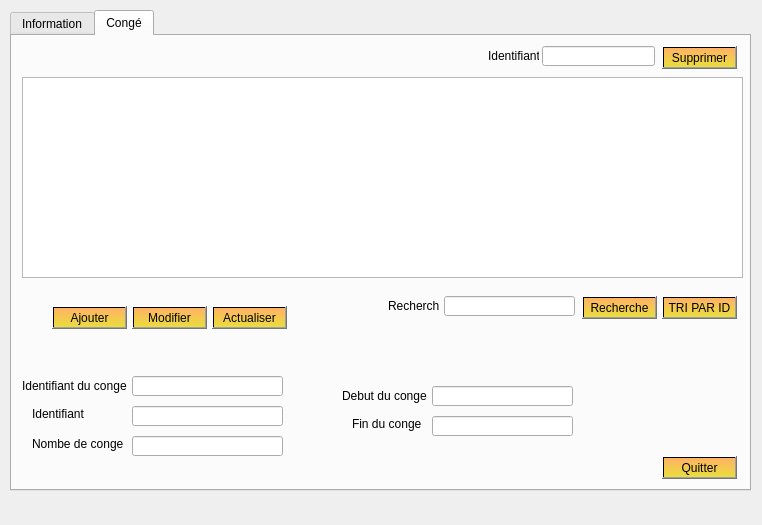
<?xml version="1.0" encoding="UTF-8"?>
<ui version="4.0">
 <class>personnel</class>
 <widget class="QWidget" name="personnel">
  <property name="geometry">
   <rect>
    <x>0</x>
    <y>0</y>
    <width>762</width>
    <height>525</height>
   </rect>
  </property>
  <property name="windowTitle">
   <string>Form</string>
  </property>
  <widget class="QTabWidget" name="tabWidget">
   <property name="geometry">
    <rect>
     <x>10</x>
     <y>10</y>
     <width>741</width>
     <height>481</height>
    </rect>
   </property>
   <property name="styleSheet">
    <string notr="true">font: 8pt &quot;MV Boli&quot;;</string>
   </property>
   <property name="currentIndex">
    <number>1</number>
   </property>
   <widget class="QWidget" name="tab">
    <attribute name="title">
     <string>Information</string>
    </attribute>
    <widget class="QTableView" name="tabinformation">
     <property name="geometry">
      <rect>
       <x>10</x>
       <y>40</y>
       <width>721</width>
       <height>191</height>
      </rect>
     </property>
    </widget>
    <widget class="QPushButton" name="pushButton_supprimer">
     <property name="geometry">
      <rect>
       <x>630</x>
       <y>10</y>
       <width>75</width>
       <height>23</height>
      </rect>
     </property>
     <property name="styleSheet">
      <string notr="true">background-color: qlineargradient(spread:pad, x1:0, y1:0, x2:0, y2:1, stop:0 rgba(255, 178, 102, 255), stop:0.974874 rgba(235, 220, 61, 255), stop:0.98 rgba(0, 0, 0, 255), stop:1 rgba(0, 0, 0, 0));font: 8pt &quot;MV Boli&quot;;</string>
     </property>
     <property name="text">
      <string>Supprimer</string>
     </property>
    </widget>
    <widget class="QLineEdit" name="lineEdit_supprimer">
     <property name="geometry">
      <rect>
       <x>510</x>
       <y>10</y>
       <width>113</width>
       <height>20</height>
      </rect>
     </property>
    </widget>
    <widget class="QLabel" name="label">
     <property name="geometry">
      <rect>
       <x>440</x>
       <y>10</y>
       <width>81</width>
       <height>20</height>
      </rect>
     </property>
     <property name="styleSheet">
      <string notr="true">font: 8pt &quot;MV Boli&quot;;</string>
     </property>
     <property name="text">
      <string>Identifiant :</string>
     </property>
    </widget>
    <widget class="QPushButton" name="pushButton_ajouter">
     <property name="geometry">
      <rect>
       <x>40</x>
       <y>260</y>
       <width>75</width>
       <height>23</height>
      </rect>
     </property>
     <property name="styleSheet">
      <string notr="true">background-color: qlineargradient(spread:pad, x1:0, y1:0, x2:0, y2:1, stop:0 rgba(255, 178, 102, 255), stop:0.974874 rgba(235, 220, 61, 255), stop:0.98 rgba(0, 0, 0, 255), stop:1 rgba(0, 0, 0, 0));
font: 8pt &quot;MV Boli&quot;;</string>
     </property>
     <property name="text">
      <string>Ajouter</string>
     </property>
    </widget>
    <widget class="QPushButton" name="pushButton_modifier">
     <property name="geometry">
      <rect>
       <x>130</x>
       <y>260</y>
       <width>75</width>
       <height>23</height>
      </rect>
     </property>
     <property name="styleSheet">
      <string notr="true">background-color: qlineargradient(spread:pad, x1:0, y1:0, x2:0, y2:1, stop:0 rgba(255, 178, 102, 255), stop:0.974874 rgba(235, 220, 61, 255), stop:0.98 rgba(0, 0, 0, 255), stop:1 rgba(0, 0, 0, 0));font: 8pt &quot;MV Boli&quot;;</string>
     </property>
     <property name="text">
      <string>Modifier</string>
     </property>
    </widget>
    <widget class="QLineEdit" name="lineEdit_id">
     <property name="geometry">
      <rect>
       <x>110</x>
       <y>300</y>
       <width>151</width>
       <height>20</height>
      </rect>
     </property>
    </widget>
    <widget class="QLineEdit" name="lineEdit_nom">
     <property name="geometry">
      <rect>
       <x>110</x>
       <y>330</y>
       <width>151</width>
       <height>20</height>
      </rect>
     </property>
    </widget>
    <widget class="QLineEdit" name="lineEdit_prenom">
     <property name="geometry">
      <rect>
       <x>110</x>
       <y>360</y>
       <width>151</width>
       <height>20</height>
      </rect>
     </property>
    </widget>
    <widget class="QLabel" name="label_2">
     <property name="geometry">
      <rect>
       <x>60</x>
       <y>390</y>
       <width>47</width>
       <height>21</height>
      </rect>
     </property>
     <property name="styleSheet">
      <string notr="true">font: 8pt &quot;MV Boli&quot;;</string>
     </property>
     <property name="text">
      <string>Sexe</string>
     </property>
    </widget>
    <widget class="QLabel" name="label_3">
     <property name="geometry">
      <rect>
       <x>50</x>
       <y>300</y>
       <width>51</width>
       <height>20</height>
      </rect>
     </property>
     <property name="styleSheet">
      <string notr="true">font: 8pt &quot;MV Boli&quot;;</string>
     </property>
     <property name="text">
      <string>Identifiant</string>
     </property>
    </widget>
    <widget class="QLabel" name="label_4">
     <property name="geometry">
      <rect>
       <x>60</x>
       <y>330</y>
       <width>41</width>
       <height>20</height>
      </rect>
     </property>
     <property name="styleSheet">
      <string notr="true">font: 8pt &quot;MV Boli&quot;;</string>
     </property>
     <property name="text">
      <string>Nom</string>
     </property>
    </widget>
    <widget class="QLabel" name="label_5">
     <property name="geometry">
      <rect>
       <x>60</x>
       <y>360</y>
       <width>51</width>
       <height>21</height>
      </rect>
     </property>
     <property name="styleSheet">
      <string notr="true">font: 8pt &quot;MV Boli&quot;;</string>
     </property>
     <property name="text">
      <string>Prenom</string>
     </property>
    </widget>
    <widget class="QLineEdit" name="lineEdit_etat">
     <property name="geometry">
      <rect>
       <x>340</x>
       <y>300</y>
       <width>151</width>
       <height>20</height>
      </rect>
     </property>
    </widget>
    <widget class="QLineEdit" name="lineEdit_adresse">
     <property name="geometry">
      <rect>
       <x>340</x>
       <y>330</y>
       <width>151</width>
       <height>20</height>
      </rect>
     </property>
    </widget>
    <widget class="QLineEdit" name="lineEdit_departement">
     <property name="geometry">
      <rect>
       <x>340</x>
       <y>360</y>
       <width>151</width>
       <height>20</height>
      </rect>
     </property>
    </widget>
    <widget class="QLineEdit" name="lineEdit_salaire">
     <property name="geometry">
      <rect>
       <x>570</x>
       <y>300</y>
       <width>151</width>
       <height>20</height>
      </rect>
     </property>
    </widget>
    <widget class="QLineEdit" name="lineEdit_commision">
     <property name="geometry">
      <rect>
       <x>570</x>
       <y>330</y>
       <width>151</width>
       <height>20</height>
      </rect>
     </property>
    </widget>
    <widget class="QLabel" name="label_6">
     <property name="geometry">
      <rect>
       <x>270</x>
       <y>300</y>
       <width>47</width>
       <height>13</height>
      </rect>
     </property>
     <property name="styleSheet">
      <string notr="true">font: 8pt &quot;MV Boli&quot;;</string>
     </property>
     <property name="text">
      <string>Etat</string>
     </property>
    </widget>
    <widget class="QLabel" name="label_7">
     <property name="geometry">
      <rect>
       <x>270</x>
       <y>330</y>
       <width>47</width>
       <height>13</height>
      </rect>
     </property>
     <property name="styleSheet">
      <string notr="true">font: 8pt &quot;MV Boli&quot;;</string>
     </property>
     <property name="text">
      <string>Adresse</string>
     </property>
    </widget>
    <widget class="QLabel" name="label_8">
     <property name="geometry">
      <rect>
       <x>270</x>
       <y>360</y>
       <width>71</width>
       <height>20</height>
      </rect>
     </property>
     <property name="styleSheet">
      <string notr="true">font: 8pt &quot;MV Boli&quot;;</string>
     </property>
     <property name="text">
      <string>Departement</string>
     </property>
    </widget>
    <widget class="QLabel" name="label_9">
     <property name="geometry">
      <rect>
       <x>510</x>
       <y>300</y>
       <width>47</width>
       <height>13</height>
      </rect>
     </property>
     <property name="styleSheet">
      <string notr="true">font: 8pt &quot;MV Boli&quot;;</string>
     </property>
     <property name="text">
      <string>Salaire</string>
     </property>
    </widget>
    <widget class="QLabel" name="label_10">
     <property name="geometry">
      <rect>
       <x>510</x>
       <y>330</y>
       <width>61</width>
       <height>20</height>
      </rect>
     </property>
     <property name="styleSheet">
      <string notr="true">font: 8pt &quot;MV Boli&quot;;</string>
     </property>
     <property name="text">
      <string>Commision</string>
     </property>
    </widget>
    <widget class="QLabel" name="label_11">
     <property name="geometry">
      <rect>
       <x>510</x>
       <y>360</y>
       <width>141</width>
       <height>20</height>
      </rect>
     </property>
     <property name="styleSheet">
      <string notr="true">font: 8pt &quot;MV Boli&quot;;</string>
     </property>
     <property name="text">
      <string>Nombre de presence</string>
     </property>
    </widget>
    <widget class="QLabel" name="label_12">
     <property name="geometry">
      <rect>
       <x>520</x>
       <y>380</y>
       <width>101</width>
       <height>16</height>
      </rect>
     </property>
     <property name="styleSheet">
      <string notr="true">font: 8pt &quot;MV Boli&quot;;</string>
     </property>
     <property name="text">
      <string>Nombre d'absence</string>
     </property>
    </widget>
    <widget class="QLineEdit" name="lineEdit_nbr_prs">
     <property name="geometry">
      <rect>
       <x>620</x>
       <y>360</y>
       <width>31</width>
       <height>20</height>
      </rect>
     </property>
    </widget>
    <widget class="QLineEdit" name="lineEdit_nbr_abs">
     <property name="geometry">
      <rect>
       <x>620</x>
       <y>380</y>
       <width>31</width>
       <height>20</height>
      </rect>
     </property>
    </widget>
    <widget class="QLineEdit" name="lineEdit_sexe">
     <property name="geometry">
      <rect>
       <x>110</x>
       <y>390</y>
       <width>151</width>
       <height>20</height>
      </rect>
     </property>
    </widget>
    <widget class="QPushButton" name="pushButton_recherche">
     <property name="geometry">
      <rect>
       <x>560</x>
       <y>240</y>
       <width>75</width>
       <height>23</height>
      </rect>
     </property>
     <property name="styleSheet">
      <string notr="true">background-color: qlineargradient(spread:pad, x1:0, y1:0, x2:0, y2:1, stop:0 rgba(255, 178, 102, 255), stop:0.974874 rgba(235, 220, 61, 255), stop:0.98 rgba(0, 0, 0, 255), stop:1 rgba(0, 0, 0, 0));font: 8pt &quot;MV Boli&quot;;</string>
     </property>
     <property name="text">
      <string>Recheche</string>
     </property>
    </widget>
    <widget class="QLineEdit" name="lineEdit_recherche">
     <property name="geometry">
      <rect>
       <x>410</x>
       <y>241</y>
       <width>141</width>
       <height>20</height>
      </rect>
     </property>
    </widget>
    <widget class="QLabel" name="label_13">
     <property name="geometry">
      <rect>
       <x>350</x>
       <y>240</y>
       <width>61</width>
       <height>20</height>
      </rect>
     </property>
     <property name="styleSheet">
      <string notr="true">font: 8pt &quot;MV Boli&quot;;</string>
     </property>
     <property name="text">
      <string>Identifiant</string>
     </property>
    </widget>
    <widget class="QPushButton" name="pushButton_tri">
     <property name="geometry">
      <rect>
       <x>640</x>
       <y>240</y>
       <width>75</width>
       <height>23</height>
      </rect>
     </property>
     <property name="styleSheet">
      <string notr="true">background-color: qlineargradient(spread:pad, x1:0, y1:0, x2:0, y2:1, stop:0 rgba(255, 178, 102, 255), stop:0.974874 rgba(235, 220, 61, 255), stop:0.98 rgba(0, 0, 0, 255), stop:1 rgba(0, 0, 0, 0));font: 8pt &quot;MV Boli&quot;;</string>
     </property>
     <property name="text">
      <string>TRI PAR ID</string>
     </property>
    </widget>
    <widget class="QPushButton" name="pushButton_actualiser">
     <property name="geometry">
      <rect>
       <x>220</x>
       <y>260</y>
       <width>75</width>
       <height>23</height>
      </rect>
     </property>
     <property name="styleSheet">
      <string notr="true">background-color: qlineargradient(spread:pad, x1:0, y1:0, x2:0, y2:1, stop:0 rgba(255, 178, 102, 255), stop:0.974874 rgba(235, 220, 61, 255), stop:0.98 rgba(0, 0, 0, 255), stop:1 rgba(0, 0, 0, 0));font: 8pt &quot;MV Boli&quot;;</string>
     </property>
     <property name="text">
      <string>Actualiser</string>
     </property>
    </widget>
    <widget class="QLabel" name="label_21">
     <property name="geometry">
      <rect>
       <x>-10</x>
       <y>0</y>
       <width>211</width>
       <height>31</height>
      </rect>
     </property>
     <property name="text">
      <string/>
     </property>
     <property name="pixmap">
      <pixmap>../../Desktop/1.png</pixmap>
     </property>
    </widget>
    <widget class="QLabel" name="label_23">
     <property name="geometry">
      <rect>
       <x>20</x>
       <y>220</y>
       <width>741</width>
       <height>16</height>
      </rect>
     </property>
     <property name="text">
      <string/>
     </property>
     <property name="pixmap">
      <pixmap>../../Desktop/blue.png</pixmap>
     </property>
    </widget>
    <widget class="QLabel" name="label_24">
     <property name="geometry">
      <rect>
       <x>720</x>
       <y>50</y>
       <width>20</width>
       <height>181</height>
      </rect>
     </property>
     <property name="text">
      <string/>
     </property>
     <property name="pixmap">
      <pixmap>../../Desktop/blue.png</pixmap>
     </property>
    </widget>
    <widget class="QLabel" name="label_27">
     <property name="geometry">
      <rect>
       <x>110</x>
       <y>300</y>
       <width>151</width>
       <height>21</height>
      </rect>
     </property>
     <property name="text">
      <string/>
     </property>
     <property name="pixmap">
      <pixmap>../../Desktop/ornge.png</pixmap>
     </property>
    </widget>
    <widget class="QLabel" name="label_28">
     <property name="geometry">
      <rect>
       <x>110</x>
       <y>330</y>
       <width>151</width>
       <height>21</height>
      </rect>
     </property>
     <property name="text">
      <string/>
     </property>
     <property name="pixmap">
      <pixmap>../../Desktop/ornge.png</pixmap>
     </property>
    </widget>
    <widget class="QLabel" name="label_29">
     <property name="geometry">
      <rect>
       <x>110</x>
       <y>360</y>
       <width>151</width>
       <height>21</height>
      </rect>
     </property>
     <property name="text">
      <string/>
     </property>
     <property name="pixmap">
      <pixmap>../../Desktop/ornge.png</pixmap>
     </property>
    </widget>
    <widget class="QLabel" name="label_30">
     <property name="geometry">
      <rect>
       <x>110</x>
       <y>390</y>
       <width>151</width>
       <height>21</height>
      </rect>
     </property>
     <property name="text">
      <string/>
     </property>
     <property name="pixmap">
      <pixmap>../../Desktop/ornge.png</pixmap>
     </property>
    </widget>
    <widget class="QLabel" name="label_31">
     <property name="geometry">
      <rect>
       <x>340</x>
       <y>300</y>
       <width>151</width>
       <height>21</height>
      </rect>
     </property>
     <property name="text">
      <string/>
     </property>
     <property name="pixmap">
      <pixmap>../../Desktop/ornge.png</pixmap>
     </property>
    </widget>
    <widget class="QLabel" name="label_32">
     <property name="geometry">
      <rect>
       <x>340</x>
       <y>330</y>
       <width>151</width>
       <height>21</height>
      </rect>
     </property>
     <property name="text">
      <string/>
     </property>
     <property name="pixmap">
      <pixmap>../../Desktop/ornge.png</pixmap>
     </property>
    </widget>
    <widget class="QLabel" name="label_33">
     <property name="geometry">
      <rect>
       <x>340</x>
       <y>360</y>
       <width>151</width>
       <height>21</height>
      </rect>
     </property>
     <property name="text">
      <string/>
     </property>
     <property name="pixmap">
      <pixmap>../../Desktop/ornge.png</pixmap>
     </property>
    </widget>
    <widget class="QLabel" name="label_34">
     <property name="geometry">
      <rect>
       <x>570</x>
       <y>300</y>
       <width>151</width>
       <height>21</height>
      </rect>
     </property>
     <property name="text">
      <string/>
     </property>
     <property name="pixmap">
      <pixmap>../../Desktop/ornge.png</pixmap>
     </property>
    </widget>
    <widget class="QLabel" name="label_35">
     <property name="geometry">
      <rect>
       <x>570</x>
       <y>330</y>
       <width>151</width>
       <height>21</height>
      </rect>
     </property>
     <property name="text">
      <string/>
     </property>
     <property name="pixmap">
      <pixmap>../../Desktop/ornge.png</pixmap>
     </property>
    </widget>
    <widget class="QLabel" name="label_36">
     <property name="geometry">
      <rect>
       <x>620</x>
       <y>360</y>
       <width>31</width>
       <height>41</height>
      </rect>
     </property>
     <property name="text">
      <string/>
     </property>
     <property name="pixmap">
      <pixmap>../../Desktop/ornge.png</pixmap>
     </property>
    </widget>
    <widget class="QLabel" name="label_37">
     <property name="geometry">
      <rect>
       <x>410</x>
       <y>241</y>
       <width>141</width>
       <height>21</height>
      </rect>
     </property>
     <property name="text">
      <string/>
     </property>
     <property name="pixmap">
      <pixmap>../../Desktop/ornge.png</pixmap>
     </property>
    </widget>
    <widget class="QLabel" name="label_38">
     <property name="geometry">
      <rect>
       <x>510</x>
       <y>10</y>
       <width>111</width>
       <height>21</height>
      </rect>
     </property>
     <property name="text">
      <string/>
     </property>
     <property name="pixmap">
      <pixmap>../../Desktop/ornge.png</pixmap>
     </property>
    </widget>
    <widget class="QPushButton" name="pushButton_2">
     <property name="geometry">
      <rect>
       <x>650</x>
       <y>420</y>
       <width>75</width>
       <height>23</height>
      </rect>
     </property>
     <property name="styleSheet">
      <string notr="true">background-color: qlineargradient(spread:pad, x1:0, y1:0, x2:0, y2:1, stop:0 rgba(255, 178, 102, 255), stop:0.974874 rgba(235, 220, 61, 255), stop:0.98 rgba(0, 0, 0, 255), stop:1 rgba(0, 0, 0, 0));font: 8pt &quot;MV Boli&quot;;</string>
     </property>
     <property name="text">
      <string>Quitter</string>
     </property>
    </widget>
    <zorder>label_38</zorder>
    <zorder>label_37</zorder>
    <zorder>label_36</zorder>
    <zorder>label_35</zorder>
    <zorder>label_34</zorder>
    <zorder>label_33</zorder>
    <zorder>label_32</zorder>
    <zorder>label_31</zorder>
    <zorder>label_30</zorder>
    <zorder>label_29</zorder>
    <zorder>label_28</zorder>
    <zorder>label_27</zorder>
    <zorder>label_24</zorder>
    <zorder>label_23</zorder>
    <zorder>tabinformation</zorder>
    <zorder>pushButton_supprimer</zorder>
    <zorder>lineEdit_supprimer</zorder>
    <zorder>label</zorder>
    <zorder>pushButton_ajouter</zorder>
    <zorder>pushButton_modifier</zorder>
    <zorder>lineEdit_id</zorder>
    <zorder>lineEdit_nom</zorder>
    <zorder>lineEdit_prenom</zorder>
    <zorder>label_2</zorder>
    <zorder>label_3</zorder>
    <zorder>label_4</zorder>
    <zorder>label_5</zorder>
    <zorder>lineEdit_etat</zorder>
    <zorder>lineEdit_adresse</zorder>
    <zorder>lineEdit_departement</zorder>
    <zorder>lineEdit_salaire</zorder>
    <zorder>lineEdit_commision</zorder>
    <zorder>label_6</zorder>
    <zorder>label_7</zorder>
    <zorder>label_8</zorder>
    <zorder>label_9</zorder>
    <zorder>label_10</zorder>
    <zorder>label_11</zorder>
    <zorder>label_12</zorder>
    <zorder>lineEdit_nbr_prs</zorder>
    <zorder>lineEdit_nbr_abs</zorder>
    <zorder>lineEdit_sexe</zorder>
    <zorder>pushButton_recherche</zorder>
    <zorder>lineEdit_recherche</zorder>
    <zorder>label_13</zorder>
    <zorder>pushButton_tri</zorder>
    <zorder>pushButton_actualiser</zorder>
    <zorder>label_21</zorder>
    <zorder>pushButton_2</zorder>
   </widget>
   <widget class="QWidget" name="tab_2">
    <attribute name="title">
     <string>Congé</string>
    </attribute>
    <widget class="QTableView" name="tabconge">
     <property name="geometry">
      <rect>
       <x>10</x>
       <y>41</y>
       <width>721</width>
       <height>201</height>
      </rect>
     </property>
    </widget>
    <widget class="QPushButton" name="pushButton">
     <property name="geometry">
      <rect>
       <x>650</x>
       <y>10</y>
       <width>75</width>
       <height>23</height>
      </rect>
     </property>
     <property name="styleSheet">
      <string notr="true">background-color: qlineargradient(spread:pad, x1:0, y1:0, x2:0, y2:1, stop:0 rgba(255, 178, 102, 255), stop:0.974874 rgba(235, 220, 61, 255), stop:0.98 rgba(0, 0, 0, 255), stop:1 rgba(0, 0, 0, 0));</string>
     </property>
     <property name="text">
      <string>Supprimer</string>
     </property>
    </widget>
    <widget class="QLineEdit" name="lineEdit_id_3">
     <property name="geometry">
      <rect>
       <x>530</x>
       <y>10</y>
       <width>113</width>
       <height>20</height>
      </rect>
     </property>
    </widget>
    <widget class="QLineEdit" name="lineEdit_id_conge">
     <property name="geometry">
      <rect>
       <x>120</x>
       <y>340</y>
       <width>151</width>
       <height>20</height>
      </rect>
     </property>
    </widget>
    <widget class="QLineEdit" name="lineEdit_id_2">
     <property name="geometry">
      <rect>
       <x>120</x>
       <y>370</y>
       <width>151</width>
       <height>20</height>
      </rect>
     </property>
    </widget>
    <widget class="QLineEdit" name="lineEdit_nbr_conge">
     <property name="geometry">
      <rect>
       <x>120</x>
       <y>400</y>
       <width>151</width>
       <height>20</height>
      </rect>
     </property>
    </widget>
    <widget class="QLineEdit" name="lineEdit_debut_conge">
     <property name="geometry">
      <rect>
       <x>420</x>
       <y>350</y>
       <width>141</width>
       <height>20</height>
      </rect>
     </property>
    </widget>
    <widget class="QLineEdit" name="lineEdit_fin_conge">
     <property name="geometry">
      <rect>
       <x>420</x>
       <y>380</y>
       <width>141</width>
       <height>20</height>
      </rect>
     </property>
    </widget>
    <widget class="QLabel" name="label_14">
     <property name="geometry">
      <rect>
       <x>10</x>
       <y>340</y>
       <width>111</width>
       <height>20</height>
      </rect>
     </property>
     <property name="styleSheet">
      <string notr="true">font: 8pt &quot;MV Boli&quot;;</string>
     </property>
     <property name="text">
      <string>Identifiant du conge</string>
     </property>
    </widget>
    <widget class="QLabel" name="label_15">
     <property name="geometry">
      <rect>
       <x>20</x>
       <y>370</y>
       <width>81</width>
       <height>16</height>
      </rect>
     </property>
     <property name="styleSheet">
      <string notr="true">font: 8pt &quot;MV Boli&quot;;</string>
     </property>
     <property name="text">
      <string>Identifiant</string>
     </property>
    </widget>
    <widget class="QLabel" name="label_16">
     <property name="geometry">
      <rect>
       <x>20</x>
       <y>400</y>
       <width>91</width>
       <height>16</height>
      </rect>
     </property>
     <property name="styleSheet">
      <string notr="true">font: 8pt &quot;MV Boli&quot;;</string>
     </property>
     <property name="text">
      <string>Nombe de conge</string>
     </property>
    </widget>
    <widget class="QLabel" name="label_17">
     <property name="geometry">
      <rect>
       <x>330</x>
       <y>350</y>
       <width>91</width>
       <height>20</height>
      </rect>
     </property>
     <property name="styleSheet">
      <string notr="true">font: 8pt &quot;MV Boli&quot;;</string>
     </property>
     <property name="text">
      <string>Debut du conge</string>
     </property>
    </widget>
    <widget class="QLabel" name="label_18">
     <property name="geometry">
      <rect>
       <x>340</x>
       <y>380</y>
       <width>71</width>
       <height>16</height>
      </rect>
     </property>
     <property name="styleSheet">
      <string notr="true">font: 8pt &quot;MV Boli&quot;;</string>
     </property>
     <property name="text">
      <string>Fin du conge</string>
     </property>
    </widget>
    <widget class="QPushButton" name="pushButton_ajouter_2">
     <property name="geometry">
      <rect>
       <x>40</x>
       <y>270</y>
       <width>75</width>
       <height>23</height>
      </rect>
     </property>
     <property name="styleSheet">
      <string notr="true">background-color: qlineargradient(spread:pad, x1:0, y1:0, x2:0, y2:1, stop:0 rgba(255, 178, 102, 255), stop:0.974874 rgba(235, 220, 61, 255), stop:0.98 rgba(0, 0, 0, 255), stop:1 rgba(0, 0, 0, 0));font: 8pt &quot;MV Boli&quot;;</string>
     </property>
     <property name="text">
      <string>Ajouter</string>
     </property>
    </widget>
    <widget class="QPushButton" name="pushButton_modifier_2">
     <property name="geometry">
      <rect>
       <x>120</x>
       <y>270</y>
       <width>75</width>
       <height>23</height>
      </rect>
     </property>
     <property name="styleSheet">
      <string notr="true">background-color: qlineargradient(spread:pad, x1:0, y1:0, x2:0, y2:1, stop:0 rgba(255, 178, 102, 255), stop:0.974874 rgba(235, 220, 61, 255), stop:0.98 rgba(0, 0, 0, 255), stop:1 rgba(0, 0, 0, 0));v</string>
     </property>
     <property name="text">
      <string>Modifier</string>
     </property>
    </widget>
    <widget class="QPushButton" name="pushButton_4">
     <property name="geometry">
      <rect>
       <x>200</x>
       <y>270</y>
       <width>75</width>
       <height>23</height>
      </rect>
     </property>
     <property name="styleSheet">
      <string notr="true">background-color: qlineargradient(spread:pad, x1:0, y1:0, x2:0, y2:1, stop:0 rgba(255, 178, 102, 255), stop:0.974874 rgba(235, 220, 61, 255), stop:0.98 rgba(0, 0, 0, 255), stop:1 rgba(0, 0, 0, 0));font: 8pt &quot;MV Boli&quot;;</string>
     </property>
     <property name="text">
      <string>Actualiser</string>
     </property>
    </widget>
    <widget class="QPushButton" name="pushButton_5">
     <property name="geometry">
      <rect>
       <x>650</x>
       <y>260</y>
       <width>75</width>
       <height>23</height>
      </rect>
     </property>
     <property name="styleSheet">
      <string notr="true">background-color: qlineargradient(spread:pad, x1:0, y1:0, x2:0, y2:1, stop:0 rgba(255, 178, 102, 255), stop:0.974874 rgba(235, 220, 61, 255), stop:0.98 rgba(0, 0, 0, 255), stop:1 rgba(0, 0, 0, 0));font: 8pt &quot;MV Boli&quot;;</string>
     </property>
     <property name="text">
      <string>TRI PAR ID</string>
     </property>
    </widget>
    <widget class="QPushButton" name="pushButton_6">
     <property name="geometry">
      <rect>
       <x>570</x>
       <y>260</y>
       <width>75</width>
       <height>23</height>
      </rect>
     </property>
     <property name="styleSheet">
      <string notr="true">background-color: qlineargradient(spread:pad, x1:0, y1:0, x2:0, y2:1, stop:0 rgba(255, 178, 102, 255), stop:0.974874 rgba(235, 220, 61, 255), stop:0.98 rgba(0, 0, 0, 255), stop:1 rgba(0, 0, 0, 0));font: 8pt &quot;MV Boli&quot;;</string>
     </property>
     <property name="text">
      <string>Recherche</string>
     </property>
    </widget>
    <widget class="QLineEdit" name="lineEdit_recherche_2">
     <property name="geometry">
      <rect>
       <x>432</x>
       <y>260</y>
       <width>131</width>
       <height>20</height>
      </rect>
     </property>
    </widget>
    <widget class="QLabel" name="label_19">
     <property name="geometry">
      <rect>
       <x>476</x>
       <y>10</y>
       <width>51</width>
       <height>20</height>
      </rect>
     </property>
     <property name="text">
      <string>Identifiant</string>
     </property>
    </widget>
    <widget class="QLabel" name="label_20">
     <property name="geometry">
      <rect>
       <x>376</x>
       <y>260</y>
       <width>51</width>
       <height>20</height>
      </rect>
     </property>
     <property name="styleSheet">
      <string notr="true">font: 8pt &quot;MV Boli&quot;;</string>
     </property>
     <property name="text">
      <string>Recherche</string>
     </property>
    </widget>
    <widget class="QLabel" name="label_22">
     <property name="geometry">
      <rect>
       <x>-10</x>
       <y>0</y>
       <width>211</width>
       <height>31</height>
      </rect>
     </property>
     <property name="text">
      <string/>
     </property>
     <property name="pixmap">
      <pixmap>../../Desktop/1.png</pixmap>
     </property>
    </widget>
    <widget class="QLabel" name="label_25">
     <property name="geometry">
      <rect>
       <x>20</x>
       <y>230</y>
       <width>741</width>
       <height>16</height>
      </rect>
     </property>
     <property name="text">
      <string/>
     </property>
     <property name="pixmap">
      <pixmap>../../Desktop/blue.png</pixmap>
     </property>
    </widget>
    <widget class="QLabel" name="label_26">
     <property name="geometry">
      <rect>
       <x>720</x>
       <y>50</y>
       <width>20</width>
       <height>191</height>
      </rect>
     </property>
     <property name="text">
      <string/>
     </property>
     <property name="pixmap">
      <pixmap>../../Desktop/blue.png</pixmap>
     </property>
    </widget>
    <widget class="QLabel" name="label_39">
     <property name="geometry">
      <rect>
       <x>120</x>
       <y>340</y>
       <width>151</width>
       <height>21</height>
      </rect>
     </property>
     <property name="text">
      <string/>
     </property>
     <property name="pixmap">
      <pixmap>../../Desktop/ornge.png</pixmap>
     </property>
    </widget>
    <widget class="QLabel" name="label_40">
     <property name="geometry">
      <rect>
       <x>120</x>
       <y>370</y>
       <width>151</width>
       <height>21</height>
      </rect>
     </property>
     <property name="text">
      <string/>
     </property>
     <property name="pixmap">
      <pixmap>../../Desktop/ornge.png</pixmap>
     </property>
    </widget>
    <widget class="QLabel" name="label_41">
     <property name="geometry">
      <rect>
       <x>120</x>
       <y>400</y>
       <width>151</width>
       <height>21</height>
      </rect>
     </property>
     <property name="text">
      <string/>
     </property>
     <property name="pixmap">
      <pixmap>../../Desktop/ornge.png</pixmap>
     </property>
    </widget>
    <widget class="QLabel" name="label_42">
     <property name="geometry">
      <rect>
       <x>420</x>
       <y>350</y>
       <width>141</width>
       <height>21</height>
      </rect>
     </property>
     <property name="text">
      <string/>
     </property>
     <property name="pixmap">
      <pixmap>../../Desktop/ornge.png</pixmap>
     </property>
    </widget>
    <widget class="QLabel" name="label_43">
     <property name="geometry">
      <rect>
       <x>420</x>
       <y>380</y>
       <width>141</width>
       <height>21</height>
      </rect>
     </property>
     <property name="text">
      <string/>
     </property>
     <property name="pixmap">
      <pixmap>../../Desktop/ornge.png</pixmap>
     </property>
    </widget>
    <widget class="QLabel" name="label_44">
     <property name="geometry">
      <rect>
       <x>430</x>
       <y>260</y>
       <width>131</width>
       <height>21</height>
      </rect>
     </property>
     <property name="text">
      <string/>
     </property>
     <property name="pixmap">
      <pixmap>../../Desktop/ornge.png</pixmap>
     </property>
    </widget>
    <widget class="QLabel" name="label_45">
     <property name="geometry">
      <rect>
       <x>530</x>
       <y>10</y>
       <width>111</width>
       <height>21</height>
      </rect>
     </property>
     <property name="text">
      <string/>
     </property>
     <property name="pixmap">
      <pixmap>../../Desktop/ornge.png</pixmap>
     </property>
    </widget>
    <widget class="QPushButton" name="pushButton_3">
     <property name="geometry">
      <rect>
       <x>650</x>
       <y>420</y>
       <width>75</width>
       <height>23</height>
      </rect>
     </property>
     <property name="styleSheet">
      <string notr="true">background-color: qlineargradient(spread:pad, x1:0, y1:0, x2:0, y2:1, stop:0 rgba(255, 178, 102, 255), stop:0.974874 rgba(235, 220, 61, 255), stop:0.98 rgba(0, 0, 0, 255), stop:1 rgba(0, 0, 0, 0));font: 8pt &quot;MV Boli&quot;;</string>
     </property>
     <property name="text">
      <string>Quitter</string>
     </property>
    </widget>
    <zorder>label_45</zorder>
    <zorder>label_44</zorder>
    <zorder>label_41</zorder>
    <zorder>label_40</zorder>
    <zorder>label_43</zorder>
    <zorder>label_42</zorder>
    <zorder>label_39</zorder>
    <zorder>label_26</zorder>
    <zorder>label_25</zorder>
    <zorder>tabconge</zorder>
    <zorder>pushButton</zorder>
    <zorder>lineEdit_id_3</zorder>
    <zorder>lineEdit_id_conge</zorder>
    <zorder>lineEdit_id_2</zorder>
    <zorder>lineEdit_nbr_conge</zorder>
    <zorder>lineEdit_debut_conge</zorder>
    <zorder>lineEdit_fin_conge</zorder>
    <zorder>label_14</zorder>
    <zorder>label_15</zorder>
    <zorder>label_16</zorder>
    <zorder>label_17</zorder>
    <zorder>label_18</zorder>
    <zorder>pushButton_ajouter_2</zorder>
    <zorder>pushButton_modifier_2</zorder>
    <zorder>pushButton_4</zorder>
    <zorder>pushButton_5</zorder>
    <zorder>pushButton_6</zorder>
    <zorder>lineEdit_recherche_2</zorder>
    <zorder>label_19</zorder>
    <zorder>label_20</zorder>
    <zorder>label_22</zorder>
    <zorder>pushButton_3</zorder>
   </widget>
  </widget>
 </widget>
 <resources/>
 <connections/>
</ui>
